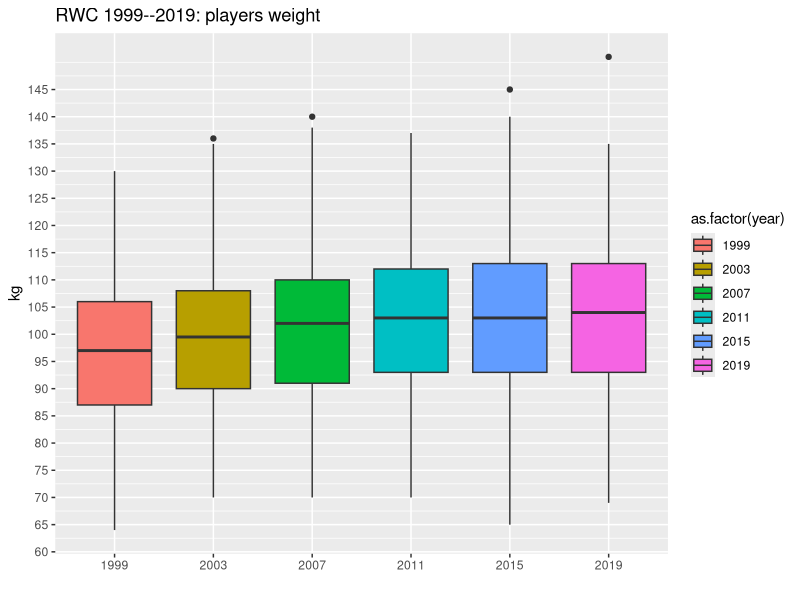

Source code (R):
library(ggplot2)
library(dplyr)

options(dplyr.print_max = 1e9)

weight.scale <- c(10, 15, 20, 25, 30, 35, 40, 45, 50, 55, 60, 65, 70, 75, 80,
        85, 90, 95, 100, 105, 110, 115, 120, 125, 130, 135, 140, 145 )
age.scale <- c(18, 20, 22, 24, 26, 28, 30, 32, 34, 36, 38, 40 )
caps.scale <- c(0, 10, 20, 30, 40, 50, 60, 70, 80, 90, 100, 110, 120 )


players <- read.csv("RWC_1999-2019.csv", sep = ';',  header=T, na.string="NA");

players.pack.year <- players %>% group_by(pack, year) %>% 
   summarise_at(vars("weight", "age"), mean)

str(players)

ggplot(players, aes(x=as.factor(year), y=weight, fill=as.factor(year))) + geom_boxplot() + ylab("kg") +
 scale_y_continuous(breaks=weight.scale) +
 ggtitle("RWC 1999--2019: players weight") +
 xlab("");
